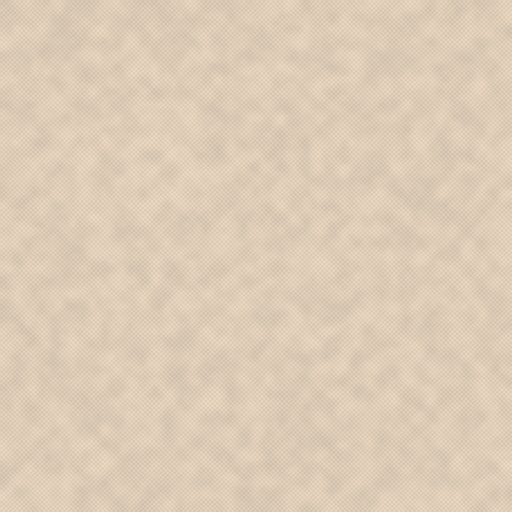
#> input picture 东区样板_第一版_1107/脚本/tex/carpet_round.jpg, 512 x 512 px
$ python comp.py tex/carpet_round.jpg out.png
#> lines starting #> are read from the running program, lines starting #| are printed output that depends on the picture
import sys
from PIL import Image
im=Image.open(sys.argv[1]).convert('RGBA'); w,h=im.size
#> after `w, h = im.size`: w = 512; h = 512
bg=Image.new('RGBA',(w,h)); px=bg.load()
#> after `bg = Image.new('RGBA', (w, h))`: bg: PIL image 512x512 RGBA; every value is 0
import math
for y in range(h):
    for x in range(0,w):
        pass
# radial warm gradient
import numpy as np
yy,xx=np.mgrid[0:h,0:w]; d=np.sqrt(((xx-w*0.5)/w)**2+((yy-h*0.35)/h)**2)
c0=np.array([253,242,228]); c1=np.array([240,208,176]); t=np.clip(d/0.75,0,1)[...,None]
arr=(c0*(1-t)+c1*t).astype(np.uint8); bg=Image.fromarray(np.dstack([arr,np.full((h,w),255,np.uint8)]),'RGBA')
#> after `bg = Image.fromarray(np.dstack([arr, np.full((h, w), 255, np.uint8)]),`:
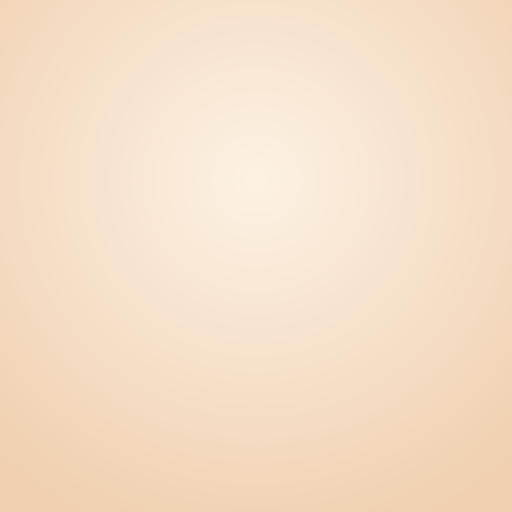
#> bg: PIL image 512x512 RGBA; mean R, G, B, A 245.5, 223.3, 199.6, 255
bg.alpha_composite(im); bg.convert('RGB').save(sys.argv[2],quality=92)
